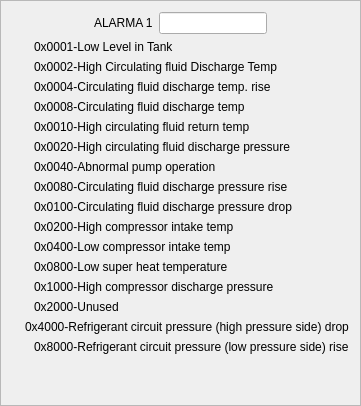
       <widget class="QFrame" name="frame_3">
        <property name="frameShape">
         <enum>QFrame::StyledPanel</enum>
        </property>
        <property name="frameShadow">
         <enum>QFrame::Raised</enum>
        </property>
        <layout class="QGridLayout" name="gridLayout_3">
         <item row="0" column="0">
          <layout class="QVBoxLayout" name="verticalLayout_3">
           <item>
            <layout class="QHBoxLayout" name="horizontalLayout_39">
             <item>
              <spacer name="horizontalSpacer_4">
               <property name="orientation">
                <enum>Qt::Horizontal</enum>
               </property>
               <property name="sizeHint" stdset="0">
                <size>
                 <width>40</width>
                 <height>20</height>
                </size>
               </property>
              </spacer>
             </item>
             <item>
              <widget class="QLabel" name="label_40">
               <property name="text">
                <string>ALARMA 1</string>
               </property>
              </widget>
             </item>
             <item>
              <widget class="QLineEdit" name="m_leAlarm1">
               <property name="readOnly">
                <bool>true</bool>
               </property>
              </widget>
             </item>
             <item>
              <spacer name="horizontalSpacer_2">
               <property name="orientation">
                <enum>Qt::Horizontal</enum>
               </property>
               <property name="sizeHint" stdset="0">
                <size>
                 <width>40</width>
                 <height>20</height>
                </size>
               </property>
              </spacer>
             </item>
            </layout>
           </item>
           <item>
            <layout class="QHBoxLayout" name="horizontalLayout">
             <item>
              <widget class="QLabel" name="m_lblLed1">
               <property name="sizePolicy">
                <sizepolicy hsizetype="Preferred" vsizetype="Preferred">
                 <horstretch>1</horstretch>
                 <verstretch>0</verstretch>
                </sizepolicy>
               </property>
               <property name="maximumSize">
                <size>
                 <width>16</width>
                 <height>16</height>
                </size>
               </property>
               <property name="text">
                <string/>
               </property>
               <property name="pixmap">
                <pixmap resource="../../Xaar/SinglePass/shared.qrc">:/res/images/Ledverde.png</pixmap>
               </property>
              </widget>
             </item>
             <item>
              <widget class="QLabel" name="label_2">
               <property name="sizePolicy">
                <sizepolicy hsizetype="Preferred" vsizetype="Preferred">
                 <horstretch>5</horstretch>
                 <verstretch>0</verstretch>
                </sizepolicy>
               </property>
               <property name="text">
                <string>0x0001-Low Level in Tank</string>
               </property>
              </widget>
             </item>
            </layout>
           </item>
           <item>
            <layout class="QHBoxLayout" name="horizontalLayout_2">
             <item>
              <widget class="QLabel" name="m_lblLed1_2">
               <property name="enabled">
                <bool>false</bool>
               </property>
               <property name="sizePolicy">
                <sizepolicy hsizetype="Preferred" vsizetype="Preferred">
                 <horstretch>1</horstretch>
                 <verstretch>0</verstretch>
                </sizepolicy>
               </property>
               <property name="maximumSize">
                <size>
                 <width>16</width>
                 <height>16</height>
                </size>
               </property>
               <property name="text">
                <string/>
               </property>
               <property name="pixmap">
                <pixmap resource="../../Xaar/SinglePass/shared.qrc">:/res/images/Ledrojo.png</pixmap>
               </property>
              </widget>
             </item>
             <item>
              <widget class="QLabel" name="label_3">
               <property name="sizePolicy">
                <sizepolicy hsizetype="Preferred" vsizetype="Preferred">
                 <horstretch>5</horstretch>
                 <verstretch>0</verstretch>
                </sizepolicy>
               </property>
               <property name="text">
                <string>0x0002-High Circulating fluid Discharge Temp</string>
               </property>
              </widget>
             </item>
            </layout>
           </item>
           <item>
            <layout class="QHBoxLayout" name="horizontalLayout_3">
             <item>
              <widget class="QLabel" name="m_lblLed1_3">
               <property name="enabled">
                <bool>false</bool>
               </property>
               <property name="sizePolicy">
                <sizepolicy hsizetype="Preferred" vsizetype="Preferred">
                 <horstretch>1</horstretch>
                 <verstretch>0</verstretch>
                </sizepolicy>
               </property>
               <property name="maximumSize">
                <size>
                 <width>16</width>
                 <height>16</height>
                </size>
               </property>
               <property name="text">
                <string/>
               </property>
               <property name="pixmap">
                <pixmap resource="../../Xaar/SinglePass/shared.qrc">:/res/images/Ledrojo.png</pixmap>
               </property>
              </widget>
             </item>
             <item>
              <widget class="QLabel" name="label_4">
               <property name="sizePolicy">
                <sizepolicy hsizetype="Preferred" vsizetype="Preferred">
                 <horstretch>5</horstretch>
                 <verstretch>0</verstretch>
                </sizepolicy>
               </property>
               <property name="text">
                <string>0x0004-Circulating fluid discharge temp. rise</string>
               </property>
              </widget>
             </item>
            </layout>
           </item>
           <item>
            <layout class="QHBoxLayout" name="horizontalLayout_4">
             <item>
              <widget class="QLabel" name="m_lblLed1_4">
               <property name="enabled">
                <bool>false</bool>
               </property>
               <property name="sizePolicy">
                <sizepolicy hsizetype="Preferred" vsizetype="Preferred">
                 <horstretch>1</horstretch>
                 <verstretch>0</verstretch>
                </sizepolicy>
               </property>
               <property name="maximumSize">
                <size>
                 <width>16</width>
                 <height>16</height>
                </size>
               </property>
               <property name="text">
                <string/>
               </property>
               <property name="pixmap">
                <pixmap resource="../../Xaar/SinglePass/shared.qrc">:/res/images/Ledrojo.png</pixmap>
               </property>
              </widget>
             </item>
             <item>
              <widget class="QLabel" name="label_5">
               <property name="sizePolicy">
                <sizepolicy hsizetype="Preferred" vsizetype="Preferred">
                 <horstretch>5</horstretch>
                 <verstretch>0</verstretch>
                </sizepolicy>
               </property>
               <property name="text">
                <string>0x0008-Circulating fluid discharge temp</string>
               </property>
              </widget>
             </item>
            </layout>
           </item>
           <item>
            <layout class="QHBoxLayout" name="horizontalLayout_5">
             <item>
              <widget class="QLabel" name="m_lblLed1_5">
               <property name="enabled">
                <bool>false</bool>
               </property>
               <property name="sizePolicy">
                <sizepolicy hsizetype="Preferred" vsizetype="Preferred">
                 <horstretch>1</horstretch>
                 <verstretch>0</verstretch>
                </sizepolicy>
               </property>
               <property name="maximumSize">
                <size>
                 <width>16</width>
                 <height>16</height>
                </size>
               </property>
               <property name="text">
                <string/>
               </property>
               <property name="pixmap">
                <pixmap resource="../../Xaar/SinglePass/shared.qrc">:/res/images/Ledrojo.png</pixmap>
               </property>
              </widget>
             </item>
             <item>
              <widget class="QLabel" name="label_6">
               <property name="sizePolicy">
                <sizepolicy hsizetype="Preferred" vsizetype="Preferred">
                 <horstretch>5</horstretch>
                 <verstretch>0</verstretch>
                </sizepolicy>
               </property>
               <property name="text">
                <string>0x0010-High circulating fluid return temp</string>
               </property>
              </widget>
             </item>
            </layout>
           </item>
           <item>
            <layout class="QHBoxLayout" name="horizontalLayout_6">
             <item>
              <widget class="QLabel" name="m_lblLed1_6">
               <property name="enabled">
                <bool>false</bool>
               </property>
               <property name="sizePolicy">
                <sizepolicy hsizetype="Preferred" vsizetype="Preferred">
                 <horstretch>1</horstretch>
                 <verstretch>0</verstretch>
                </sizepolicy>
               </property>
               <property name="maximumSize">
                <size>
                 <width>16</width>
                 <height>16</height>
                </size>
               </property>
               <property name="text">
                <string/>
               </property>
               <property name="pixmap">
                <pixmap resource="../../Xaar/SinglePass/shared.qrc">:/res/images/Ledrojo.png</pixmap>
               </property>
              </widget>
             </item>
             <item>
              <widget class="QLabel" name="label_7">
               <property name="sizePolicy">
                <sizepolicy hsizetype="Preferred" vsizetype="Preferred">
                 <horstretch>5</horstretch>
                 <verstretch>0</verstretch>
                </sizepolicy>
               </property>
               <property name="text">
                <string>0x0020-High circulating fluid discharge pressure</string>
               </property>
              </widget>
             </item>
            </layout>
           </item>
           <item>
            <layout class="QHBoxLayout" name="horizontalLayout_7">
             <item>
              <widget class="QLabel" name="m_lblLed1_7">
               <property name="enabled">
                <bool>false</bool>
               </property>
               <property name="sizePolicy">
                <sizepolicy hsizetype="Preferred" vsizetype="Preferred">
                 <horstretch>1</horstretch>
                 <verstretch>0</verstretch>
                </sizepolicy>
               </property>
               <property name="maximumSize">
                <size>
                 <width>16</width>
                 <height>16</height>
                </size>
               </property>
               <property name="text">
                <string/>
               </property>
               <property name="pixmap">
                <pixmap resource="../../Xaar/SinglePass/shared.qrc">:/res/images/Ledrojo.png</pixmap>
               </property>
              </widget>
             </item>
             <item>
              <widget class="QLabel" name="label_8">
               <property name="sizePolicy">
                <sizepolicy hsizetype="Preferred" vsizetype="Preferred">
                 <horstretch>5</horstretch>
                 <verstretch>0</verstretch>
                </sizepolicy>
               </property>
               <property name="text">
                <string>0x0040-Abnormal pump operation</string>
               </property>
              </widget>
             </item>
            </layout>
           </item>
           <item>
            <layout class="QHBoxLayout" name="horizontalLayout_8">
             <item>
              <widget class="QLabel" name="m_lblLed1_8">
               <property name="enabled">
                <bool>false</bool>
               </property>
               <property name="sizePolicy">
                <sizepolicy hsizetype="Preferred" vsizetype="Preferred">
                 <horstretch>1</horstretch>
                 <verstretch>0</verstretch>
                </sizepolicy>
               </property>
               <property name="maximumSize">
                <size>
                 <width>16</width>
                 <height>16</height>
                </size>
               </property>
               <property name="text">
                <string/>
               </property>
               <property name="pixmap">
                <pixmap resource="../../Xaar/SinglePass/shared.qrc">:/res/images/Ledrojo.png</pixmap>
               </property>
              </widget>
             </item>
             <item>
              <widget class="QLabel" name="label_9">
               <property name="sizePolicy">
                <sizepolicy hsizetype="Preferred" vsizetype="Preferred">
                 <horstretch>5</horstretch>
                 <verstretch>0</verstretch>
                </sizepolicy>
               </property>
               <property name="text">
                <string>0x0080-Circulating fluid discharge pressure rise</string>
               </property>
              </widget>
             </item>
            </layout>
           </item>
           <item>
            <layout class="QHBoxLayout" name="horizontalLayout_9">
             <item>
              <widget class="QLabel" name="m_lblLed1_9">
               <property name="enabled">
                <bool>false</bool>
               </property>
               <property name="sizePolicy">
                <sizepolicy hsizetype="Preferred" vsizetype="Preferred">
                 <horstretch>1</horstretch>
                 <verstretch>0</verstretch>
                </sizepolicy>
               </property>
               <property name="maximumSize">
                <size>
                 <width>16</width>
                 <height>16</height>
                </size>
               </property>
               <property name="text">
                <string/>
               </property>
               <property name="pixmap">
                <pixmap resource="../../Xaar/SinglePass/shared.qrc">:/res/images/Ledrojo.png</pixmap>
               </property>
              </widget>
             </item>
             <item>
              <widget class="QLabel" name="label_10">
               <property name="sizePolicy">
                <sizepolicy hsizetype="Preferred" vsizetype="Preferred">
                 <horstretch>5</horstretch>
                 <verstretch>0</verstretch>
                </sizepolicy>
               </property>
               <property name="text">
                <string>0x0100-Circulating fluid discharge pressure drop</string>
               </property>
              </widget>
             </item>
            </layout>
           </item>
           <item>
            <layout class="QHBoxLayout" name="horizontalLayout_10">
             <item>
              <widget class="QLabel" name="m_lblLed1_10">
               <property name="enabled">
                <bool>false</bool>
               </property>
               <property name="sizePolicy">
                <sizepolicy hsizetype="Preferred" vsizetype="Preferred">
                 <horstretch>1</horstretch>
                 <verstretch>0</verstretch>
                </sizepolicy>
               </property>
               <property name="maximumSize">
                <size>
                 <width>16</width>
                 <height>16</height>
                </size>
               </property>
               <property name="text">
                <string/>
               </property>
               <property name="pixmap">
                <pixmap resource="../../Xaar/SinglePass/shared.qrc">:/res/images/Ledrojo.png</pixmap>
               </property>
              </widget>
             </item>
             <item>
              <widget class="QLabel" name="label_11">
               <property name="sizePolicy">
                <sizepolicy hsizetype="Preferred" vsizetype="Preferred">
                 <horstretch>5</horstretch>
                 <verstretch>0</verstretch>
                </sizepolicy>
               </property>
               <property name="text">
                <string>0x0200-High compressor intake temp</string>
               </property>
              </widget>
             </item>
            </layout>
           </item>
           <item>
            <layout class="QHBoxLayout" name="horizontalLayout_11">
             <item>
              <widget class="QLabel" name="m_lblLed1_11">
               <property name="enabled">
                <bool>false</bool>
               </property>
               <property name="sizePolicy">
                <sizepolicy hsizetype="Preferred" vsizetype="Preferred">
                 <horstretch>1</horstretch>
                 <verstretch>0</verstretch>
                </sizepolicy>
               </property>
               <property name="maximumSize">
                <size>
                 <width>16</width>
                 <height>16</height>
                </size>
               </property>
               <property name="text">
                <string/>
               </property>
               <property name="pixmap">
                <pixmap resource="../../Xaar/SinglePass/shared.qrc">:/res/images/Ledrojo.png</pixmap>
               </property>
              </widget>
             </item>
             <item>
              <widget class="QLabel" name="label_12">
               <property name="sizePolicy">
                <sizepolicy hsizetype="Preferred" vsizetype="Preferred">
                 <horstretch>5</horstretch>
                 <verstretch>0</verstretch>
                </sizepolicy>
               </property>
               <property name="text">
                <string>0x0400-Low compressor intake temp</string>
               </property>
              </widget>
             </item>
            </layout>
           </item>
           <item>
            <layout class="QHBoxLayout" name="horizontalLayout_12">
             <item>
              <widget class="QLabel" name="m_lblLed1_12">
               <property name="enabled">
                <bool>false</bool>
               </property>
               <property name="sizePolicy">
                <sizepolicy hsizetype="Preferred" vsizetype="Preferred">
                 <horstretch>1</horstretch>
                 <verstretch>0</verstretch>
                </sizepolicy>
               </property>
               <property name="maximumSize">
                <size>
                 <width>16</width>
                 <height>16</height>
                </size>
               </property>
               <property name="text">
                <string/>
               </property>
               <property name="pixmap">
                <pixmap resource="../../Xaar/SinglePass/shared.qrc">:/res/images/Ledrojo.png</pixmap>
               </property>
              </widget>
             </item>
             <item>
              <widget class="QLabel" name="label_13">
               <property name="sizePolicy">
                <sizepolicy hsizetype="Preferred" vsizetype="Preferred">
                 <horstretch>5</horstretch>
                 <verstretch>0</verstretch>
                </sizepolicy>
               </property>
               <property name="text">
                <string>0x0800-Low super heat temperature</string>
               </property>
              </widget>
             </item>
            </layout>
           </item>
           <item>
            <layout class="QHBoxLayout" name="horizontalLayout_13">
             <item>
              <widget class="QLabel" name="m_lblLed1_13">
               <property name="enabled">
                <bool>false</bool>
               </property>
               <property name="sizePolicy">
                <sizepolicy hsizetype="Preferred" vsizetype="Preferred">
                 <horstretch>1</horstretch>
                 <verstretch>0</verstretch>
                </sizepolicy>
               </property>
               <property name="maximumSize">
                <size>
                 <width>16</width>
                 <height>16</height>
                </size>
               </property>
               <property name="text">
                <string/>
               </property>
               <property name="pixmap">
                <pixmap resource="../../Xaar/SinglePass/shared.qrc">:/res/images/Ledrojo.png</pixmap>
               </property>
              </widget>
             </item>
             <item>
              <widget class="QLabel" name="label_14">
               <property name="sizePolicy">
                <sizepolicy hsizetype="Preferred" vsizetype="Preferred">
                 <horstretch>5</horstretch>
                 <verstretch>0</verstretch>
                </sizepolicy>
               </property>
               <property name="text">
                <string>0x1000-High compressor discharge pressure</string>
               </property>
              </widget>
             </item>
            </layout>
           </item>
           <item>
            <layout class="QHBoxLayout" name="horizontalLayout_14">
             <item>
              <widget class="QLabel" name="m_lblLed1_14">
               <property name="enabled">
                <bool>false</bool>
               </property>
               <property name="sizePolicy">
                <sizepolicy hsizetype="Preferred" vsizetype="Preferred">
                 <horstretch>1</horstretch>
                 <verstretch>0</verstretch>
                </sizepolicy>
               </property>
               <property name="maximumSize">
                <size>
                 <width>16</width>
                 <height>16</height>
                </size>
               </property>
               <property name="text">
                <string/>
               </property>
               <property name="pixmap">
                <pixmap resource="../../Xaar/SinglePass/shared.qrc">:/res/images/Ledrojo.png</pixmap>
               </property>
              </widget>
             </item>
             <item>
              <widget class="QLabel" name="label_15">
               <property name="sizePolicy">
                <sizepolicy hsizetype="Preferred" vsizetype="Preferred">
                 <horstretch>5</horstretch>
                 <verstretch>0</verstretch>
                </sizepolicy>
               </property>
               <property name="text">
                <string>0x2000-Unused</string>
               </property>
              </widget>
             </item>
            </layout>
           </item>
           <item>
            <layout class="QHBoxLayout" name="horizontalLayout_15">
             <item>
              <widget class="QLabel" name="m_lblLed1_15">
               <property name="enabled">
                <bool>false</bool>
               </property>
               <property name="sizePolicy">
                <sizepolicy hsizetype="Preferred" vsizetype="Preferred">
                 <horstretch>1</horstretch>
                 <verstretch>0</verstretch>
                </sizepolicy>
               </property>
               <property name="maximumSize">
                <size>
                 <width>16</width>
                 <height>16</height>
                </size>
               </property>
               <property name="text">
                <string/>
               </property>
               <property name="pixmap">
                <pixmap resource="../../Xaar/SinglePass/shared.qrc">:/res/images/Ledrojo.png</pixmap>
               </property>
              </widget>
             </item>
             <item>
              <widget class="QLabel" name="label_16">
               <property name="sizePolicy">
                <sizepolicy hsizetype="Preferred" vsizetype="Preferred">
                 <horstretch>5</horstretch>
                 <verstretch>0</verstretch>
                </sizepolicy>
               </property>
               <property name="text">
                <string>0x4000-Refrigerant circuit pressure (high pressure side) drop</string>
               </property>
              </widget>
             </item>
            </layout>
           </item>
           <item>
            <layout class="QHBoxLayout" name="horizontalLayout_16">
             <item>
              <widget class="QLabel" name="m_lblLed1_16">
               <property name="enabled">
                <bool>false</bool>
               </property>
               <property name="sizePolicy">
                <sizepolicy hsizetype="Preferred" vsizetype="Preferred">
                 <horstretch>1</horstretch>
                 <verstretch>0</verstretch>
                </sizepolicy>
               </property>
               <property name="maximumSize">
                <size>
                 <width>16</width>
                 <height>16</height>
                </size>
               </property>
               <property name="text">
                <string/>
               </property>
               <property name="pixmap">
                <pixmap resource="../../Xaar/SinglePass/shared.qrc">:/res/images/Ledrojo.png</pixmap>
               </property>
              </widget>
             </item>
             <item>
              <widget class="QLabel" name="label_17">
               <property name="sizePolicy">
                <sizepolicy hsizetype="Preferred" vsizetype="Preferred">
                 <horstretch>5</horstretch>
                 <verstretch>0</verstretch>
                </sizepolicy>
               </property>
               <property name="text">
                <string>0x8000-Refrigerant circuit pressure (low pressure side) rise</string>
               </property>
              </widget>
             </item>
            </layout>
           </item>
          </layout>
         </item>
         <item row="1" column="0">
          <spacer name="verticalSpacer">
           <property name="orientation">
            <enum>Qt::Vertical</enum>
           </property>
           <property name="sizeHint" stdset="0">
            <size>
             <width>20</width>
             <height>40</height>
            </size>
           </property>
          </spacer>
         </item>
        </layout>
       </widget>
